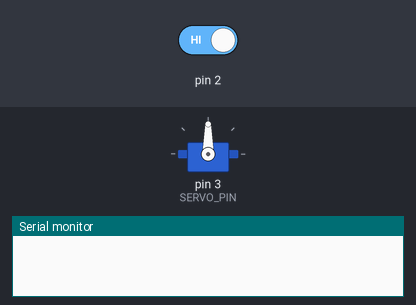
Simulated run of this sketch. Board: Arduino Uno, built with avr-gcc and run on an emulated ATmega328P. Shown: servo, the last lines printed to the serial monitor. Inputs (shaded band) come from the test bench; at power-on: pin 2 HIGH.

Above: at 2.8 s.
2.9 s: pin 2 driven LOW
At 3.1 s:
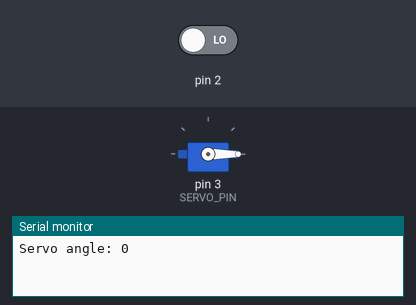
At 7.1 s:
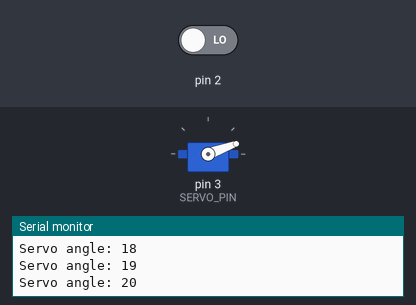
Timing chart, 0 to 28.7 s (numbered marks = the images above; inputs shaded):
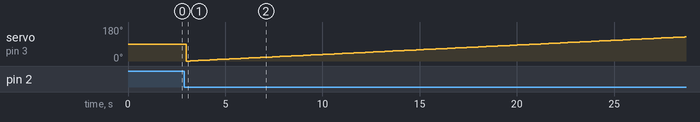

The sketch:

servo_test.ino
```cpp
#include <Servo.h>


// GWS Micro STD: min = 9, max = 166
// GWS PARK: min = 0, max = 180
// Modelcraft MC-1811: min = 25, max = 158
#define SERVO_PIN 3
#define MIN_ANGLE 0
#define MAX_ANGLE 180

Servo servo;

void setup() {
  Serial.begin(9600);
  servo.attach(SERVO_PIN);
  pinMode(2, INPUT);
}

//void loop() {
//  servo.write(140);
//  delay(10);
//}

void loop() {
  int value = digitalRead(2);
  if (value == LOW) {
    for(int i = MIN_ANGLE; i <= MAX_ANGLE; i++) {
      Serial.print("Servo angle: ");
      Serial.println(i);
      servo.write(i);
      delay(200);
    }
    delay(1000);
    for(int i = MAX_ANGLE; i >= MIN_ANGLE; i--) {
      Serial.print("Servo angle: ");
      Serial.println(i);
      servo.write(i);
      delay(20);
    }
  }
  else {
    servo.write(90);
  }
  delay(1000);
}
```

Measured:
- after the input at 2.9 s, servo on pin 3 (SERVO_PIN): 90° → 0° after 0.10 s, → 1° 0.20 s later, → 2° 0.20 s later, → 3° 0.20 s later, … (129 changes in this stretch)
